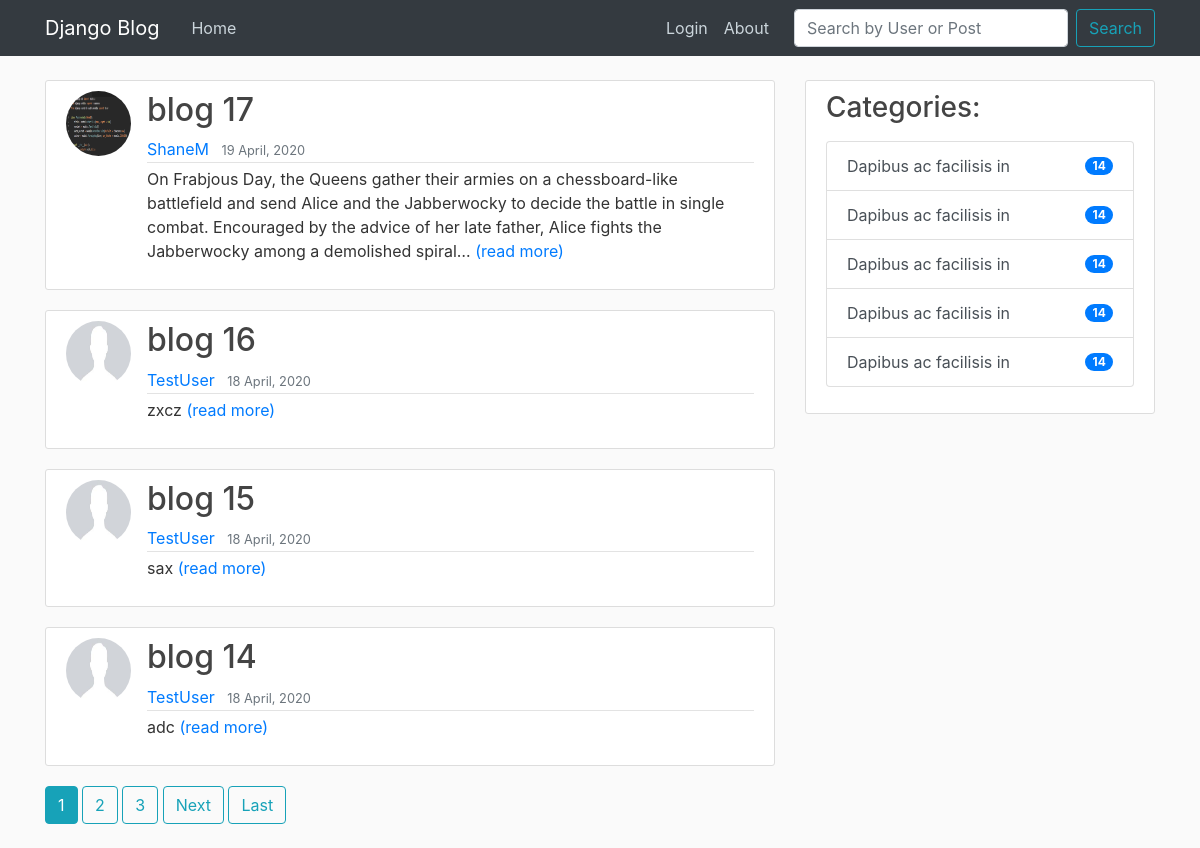
The page / on the database its author committed.
### blog/models.py (models this page shows, shortened)
class Post(models.Model):
    title = models.CharField(max_length = 100)
    content = models.TextField()
    date_posted = models.DateTimeField(default = timezone.now)
    author = models.ForeignKey(User, on_delete = models.CASCADE)

### users/models.py (models this page shows, shortened)
class Profile(models.Model):
    user = models.OneToOneField(User, on_delete = models.CASCADE)
    image = models.ImageField(default = 'default.jpg', upload_to =  'profile_pics')

### blog/views.py (the view)
# urls.py: path('', PostListView.as_view(), name= 'blog-home' ),
class PostListView(ListView):
    model = Post
    template_name = 'blog/home.html'
    context_object_name = 'posts'
    ordering = ['-date_posted']
    paginate_by = 4

### blog/templates/blog/home.html (shortened to what this page needs)
{% extends 'blog/base.html'%}
{% block content %}
        {% for post in posts %}
            <article class="media content-section">
                <img class ="rounded-circle article-img" src=" {{ post.author.profile.image.url }}" alt="">
                <div class="media-body">
                    <h2><a class="article-title" href="{% url 'post-detail' post.id %}">{{ post.title }}</a></h2>
                    <div class="article-metadata">
                        <a class="mr-2" href="{% url 'user-posts' post.author.username %}">{{ post.author }}</a>
                        <small class="text-muted">{{ post.date_posted |date:"d F, Y" }}</small>
                    </div>
                    <p class="article-content">{{ post.content | truncatechars:255}} <a href="{% url 'post-detail' post.id %}">(read more)</a></p>
                </div>
            </article>
        {% endfor %}
        {% if is_paginated %}
            {% for num in page_obj.paginator.page_range %}
                {% if page_obj.number == num %}
                    <a class ="btn btn-info mb-4" href="?page={{ num }}"> {{num}}</a>
                {% elif page_obj.number > num|add:"-3" and page_obj.number < num|add:"+3" %}
                    <a class ="btn btn-outline-info mb-4" href="?page={{ num }}">{{ num }}</a>
                {% endif %}
            {% endfor %}
            {% if page_obj.has_next %}
                <a class ="btn btn-outline-info mb-4" href="?page={{ page_obj.next_page_number }}">Next</a>
                <a class ="btn btn-outline-info mb-4" href="?page={{ page_obj.paginator.num_pages }}">Last</a>
            {% endif %}
        {% endif %}
{% endblock content %}

### blog/templates/blog/base.html (shortened to what this page needs)
{% load static %}
<!DOCTYPE html>
<html lang="en">
<head>
    <link rel="stylesheet" href="https://stackpath.bootstrapcdn.com/bootstrap/4.4.1/css/bootstrap.min.css">
    <link rel="stylesheet" href="{% static 'blog/main.css' %}">
</head>
<body>
    <header class="site-header">
        <nav class="navbar navbar-expand-md navbar-dark bg-dark fixed-top">
            <div class="container">
                <a class="navbar-brand mr-4" href=" {% url 'blog-home' %} ">Django Blog</a>
                <div class="collapse navbar-collapse" id="navbarToggle">
                    <div class="navbar-nav mr-auto">
                        <a class="nav-item nav-link" href="{% url 'blog-home' %}">Home</a>
                    </div>
                    <div class="navbar-nav">
                        {% if user.is_authenticated %}
                            <a class="nav-item nav-link" href="{% url 'logout' %}">Logout</a>
                        {% else %}
                            <a class="nav-item nav-link" href="{% url 'login' %}">Login</a>
                        {% endif %}
                        <a class="nav-item nav-link" style="padding-right: 25px;" href="{% url 'blog-about' %}">About</a>
                        <form class="form-inline">
                            <input class="form-control mr-sm-2" type="search" placeholder="Search by User or Post" aria-label="Search">
                            <button class="btn btn-outline-info my-2 my-sm-0" type="submit">Search</button>
                         </form>
                    </div>
                </div>
            </div>
        </nav>
    </header>
    <main role="main" class="container">
        <div class="row">
            <div class="col-md-8">
                {% block content %}{% endblock %}
            </div>
            <div class="col-md-4">
                <div class="content-section">
                    <h3>Categories:</h3>
                    <p class='text-muted'>
                        <div class="list-group">
                            <a href="#" class="list-group-item d-flex list-group-item-action justify-content-between align-items-center">
                                Dapibus ac facilisis in
                                <span class="badge badge-primary badge-pill">14</span>
                            </a>
                            <a href="#" class="list-group-item d-flex list-group-item-action justify-content-between align-items-center">
                                Dapibus ac facilisis in
                                <span class="badge badge-primary badge-pill">14</span>
                            </a>
                            <a href="#" class="list-group-item d-flex list-group-item-action justify-content-between align-items-center">
                                Dapibus ac facilisis in
                                <span class="badge badge-primary badge-pill">14</span>
                            </a>
                            <a href="#" class="list-group-item d-flex list-group-item-action justify-content-between align-items-center">
                                Dapibus ac facilisis in
                                <span class="badge badge-primary badge-pill">14</span>
                            </a>
                            <a href="#" class="list-group-item d-flex list-group-item-action justify-content-between align-items-center">
                                Dapibus ac facilisis in
                                <span class="badge badge-primary badge-pill">14</span>
                            </a>
                        </div>
                    </p>
                </div>
            </div>
        </div>
    </main>
</body>
</html>

### blog/static/blog/main.css (style rules this page uses)
body { background: #fafafa; color: #333333; margin-top: 5rem; }
h1, h2, h3, h4, h5, h6 { color: #444444; }
.site-header .navbar-nav .nav-link { color: #cbd5db; }
.content-section { background: #ffffff; padding: 10px 20px; border: 1px solid #dddddd; border-radius: 3px; margin-bottom: 20px; }
.article-title { color: #444444; }
.article-content { white-space: pre-line; }
.article-img { height: 65px; width: 65px; margin-right: 16px; }
.article-metadata { padding-bottom: 1px; margin-bottom: 4px; border-bottom: 1px solid #e3e3e3 }

### rows shown on the page
Post: author.profile.image (picture), title "blog 17", author "ShaneM", date_posted "19 April, 2020", content "On Frabjous Day, the Queens gather their armies on a chessboard-like battlefield and send Alice and the Jabberwocky to decide the battle in single combat. Encouraged by the advice of her late father, Alice fights the Jabberwocky among a demolished spiral…"
Post: author.profile.image (placeholder picture), title "blog 16", author "TestUser", date_posted "18 April, 2020", content "zxcz"
Post: author.profile.image (placeholder picture), title "blog 15", author "TestUser", date_posted "18 April, 2020", content "sax"
Post: author.profile.image (placeholder picture), title "blog 14", author "TestUser", date_posted "18 April, 2020", content "adc"

### other values the page prints
{{ num }} "1"
{{ num }} "2" "3"
